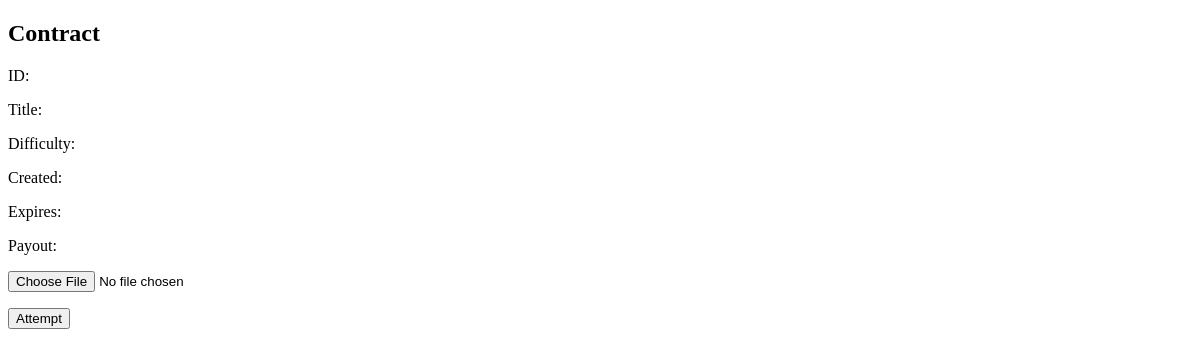
Before: /table/4 with the older database file.
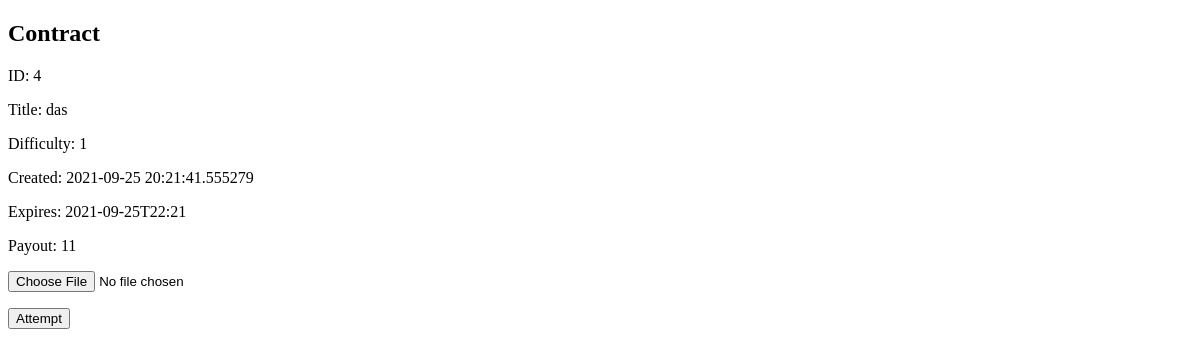
After: the same page with the newer database file.
### tables this page shows
CREATE TABLE contracts (
    id INTEGER PRIMARY KEY AUTOINCREMENT,
    title TEXT NOT NULL,
    descript TEXT,
    difficulty INTEGER NOT NULL,
    creation_date DATETIME NOT NULL,
    expiration_date DATETIME NOT NULL,
    payout INTEGER NOT NULL,
    test_filename TEXT NOT NULL
);

### flaskw/__init__.py (the view)
    @app.route('/table/<int:id>', methods=('GET', 'POST'))
    def viewContract(id):
        return form.show_contract_view(id, request)

### flaskw/db.py (called while the page is built)
def get_db():
    if 'db' not in g:
        g.db = sqlite3.connect(
            current_app.config['DATABASE'],
            detect_types=sqlite3.PARSE_DECLTYPES
        )
        g.db.row_factory = sqlite3.Row
    return g.db

def get_contract(id):
    db = get_db()
    return db.execute(
        'SELECT * from contracts WHERE id = ?', (id, )
    ).fetchone()

### flaskw/form.py (called while the page is built, shortened)
def show_contract_view(contract_id, request):
    return render_template('contractView.html',
                           contract=db.get_contract(contract_id))

### flaskw/templates/contractView.html (shortened to what this page needs)
<!DOCTYPE html>
<html>
<body>
<h2>Contract</h2>
<p>ID: {{ contract[0] }}</p>
<p>Title: {{ contract[1] }}</p>
<p>Difficulty: {{ contract[3] }}</p>
<p>Created: {{ contract[4] }}</p>
<p>Expires: {{ contract[5] }}</p>
<p>Payout: {{ contract[6] }}</p>
<form method="post" enctype="multipart/form-data">
  <p><input type="file" name="file"></p>
  <p><input type="submit" value="Attempt"></p>
</form>
</body>
</html>

Changed rows visible on the page:
added contracts: id "4", title "das", difficulty "1", creation_date "2021-09-25 20:21:41.555279", expiration_date "2021-09-25T22:21", payout "11"
